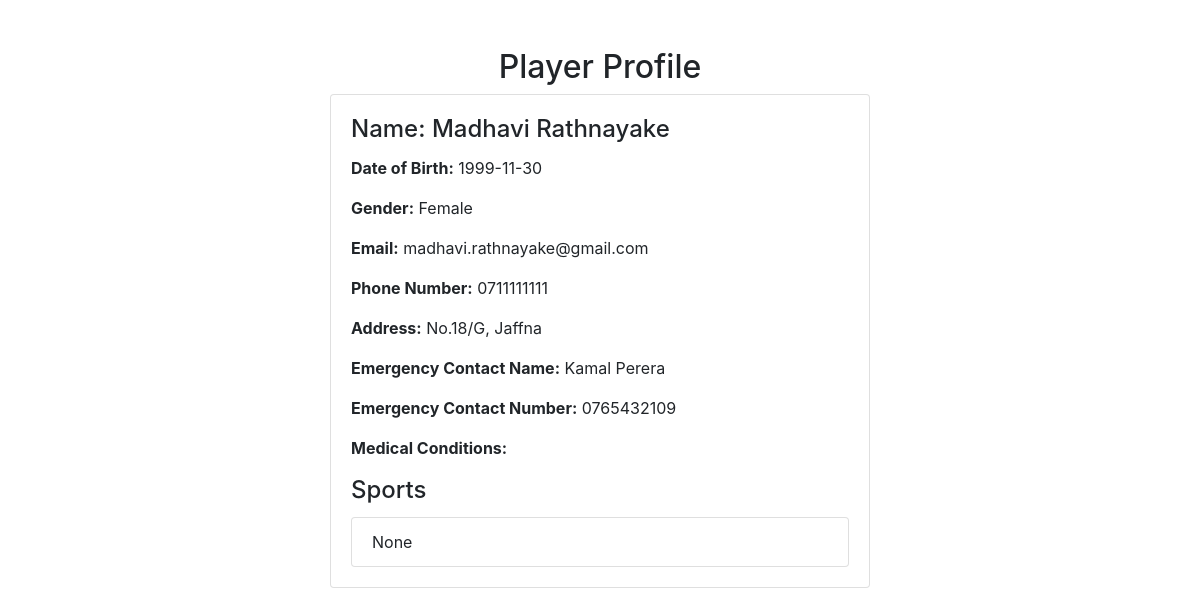
Page /player.php on the committed database.
### tables this page shows
CREATE TABLE `players` (
  `PlayerID` int(11) NOT NULL,
  `Password` text NOT NULL,
  `FirstName` varchar(50) DEFAULT NULL,
  `LastName` varchar(50) DEFAULT NULL,
  `DateOfBirth` date DEFAULT NULL,
  `Gender` varchar(20) DEFAULT NULL,
  `Email` varchar(100) DEFAULT NULL,
  `PhoneNumber` varchar(20) DEFAULT NULL,
  `Address` text DEFAULT NULL,
  `EmergencyContactName` varchar(100) DEFAULT NULL,
  `EmergencyContactNumber` varchar(20) DEFAULT NULL,
  `MedicalConditions` text DEFAULT NULL,
  `RegistrationNo` int(11) DEFAULT NULL
);

### player.php (the view, shortened to what this page needs)
<!DOCTYPE html>
<html>
<head>
    <link rel="stylesheet" href="https://cdn.jsdelivr.net/npm/bootstrap@4.6.2/dist/css/bootstrap.min.css">
</head>
<body>
    <?php
    include 'db_config.php';
    $playerID = 7;
    $sql = "SELECT * FROM players WHERE PlayerID = $playerID";
    $result = $conn->query($sql);
    if ($result->num_rows == 1) {
        $player = $result->fetch_assoc();
        $sqlSportNames = "SELECT s.SportName FROM sports s
                          INNER JOIN player_sports ps ON s.SportID = ps.SportID
                          WHERE ps.PlayerID = $playerID";
        $resultSportNames = $conn->query($sqlSportNames);
        $sportNames = array();
        ?>
        <div class="container mt-5">
            <h2 class="text-center">Player Profile</h2>
            <div class="row">
                <div class="col-md-6 offset-md-3">
                    <div class="card">
                        <div class="card-body">
                            <h4 class="card-title">Name: <?= $player['FirstName'] ?> <?= $player['LastName'] ?></h4>
                            <p><strong>Date of Birth:</strong> <?= $player['DateOfBirth'] ?></p>
                            <p><strong>Gender:</strong> <?= $player['Gender'] ?></p>
                            <p><strong>Email:</strong> <?= $player['Email'] ?></p>
                            <p><strong>Phone Number:</strong> <?= $player['PhoneNumber'] ?></p>
                            <p><strong>Address:</strong> <?= $player['Address'] ?></p>
                            <p><strong>Emergency Contact Name:</strong> <?= $player['EmergencyContactName'] ?></p>
                            <p><strong>Emergency Contact Number:</strong> <?= $player['EmergencyContactNumber'] ?></p>
                            <p><strong>Medical Conditions:</strong> <?= $player['MedicalConditions'] ?></p>
                            <h4 class="card-title">Sports</h4>
                            <ul class="list-group">
                                <?php
                                if ($resultSportNames->num_rows > 0) {
                                    while ($row = $resultSportNames->fetch_assoc()) {
                                        $sportNames[] = $row['SportName'];
                                    }
                                    foreach ($sportNames as $sport) {
                                        echo "<li class='list-group-item'>$sport</li>";
                                    }
                                } else {
                                    echo "<li class='list-group-item'>None</li>";
                                }
                                ?>
                            </ul>
                        </div>
                    </div>
                </div>
            </div>
        </div>
    <?php
    } else {
        echo "Player not found.";
    }
    ?>
</body>
</html>

### rows in the picture
players: FirstName "Madhavi", LastName "Rathnayake", DateOfBirth "1999-11-30", Gender "Female", Email "madhavi.rathnayake@gmail.com", PhoneNumber "0711111111", Address "No.18/G, Jaffna", EmergencyContactName "Kamal Perera", EmergencyContactNumber "0765432109"
